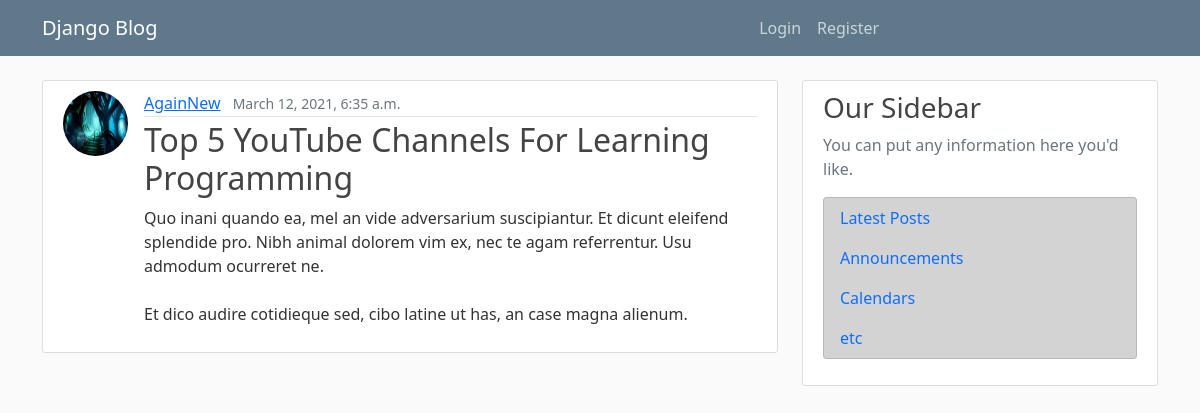
The page /post/29/ on the database its author committed.
### blog/models.py (models this page shows, shortened)
class Post(models.Model):
    title = models.CharField(max_length=100)
    content = models.TextField() # unrestricted text.. many lines
    date_posted = models.DateTimeField(default=timezone.now) # auto_now=True  auto_now_add=True
    author = models.ForeignKey(User, on_delete=models.CASCADE) # author jei post gula create korse ..

### users/models.py (models this page shows, shortened)
class Profile(models.Model):
    user = models.OneToOneField(User, on_delete=models.CASCADE) # , null=True, blank=True
    image = models.ImageField(default='default.jpg', upload_to='profile_pics')#

### blog/views.py (the view)
# urls.py: path('post/<int:pk>/', PostDetailView.as_view(), name='post-detail'),
class PostDetailView(DetailView):
    model = Post

### blog/templates/blog/post_detail.html (shortened to what this page needs)
{% extends "blog/base.html" %}
{% block content %}
    <article class="media content-section">
        <img class="rounded-circle article-img" src="{{ object.author.profile.image.url }}" alt="A problem arise in blog/templates/blog/home.html">
    <div class="media-body">
        <div class="article-metadata">
            <a class="mr-2" href="{% url 'user-posts' object.author.username %}">{{ object.author }}</a>
            <small class="text-muted">{{ object.date_posted }}</small>
        </div>
        <h2 class="article-title" >{{ object.title }}</h2>
        <p class="article-content">{{ object.content }}</p>
    </div>
    </article>
{% endblock content %}

### blog/static/blog/main.css (style rules this page uses)
body { background: #fafafa; color: #333333; margin-top: 5rem; }
h1, h2, h3, h4, h5, h6 { color: #444444; }
.content-section { background: #ffffff; padding: 10px 20px; border: 1px solid #dddddd; border-radius: 3px; margin-bottom: 20px; }
.article-title { color: #444444; }
.article-content { white-space: pre-line; }
.article-img { height: 65px; width: 65px; margin-right: 16px; }
.article-metadata { padding-bottom: 1px; margin-bottom: 4px; border-bottom: 1px solid #e3e3e3 }

### rows shown on the page
Post: author.profile.image (picture), author "AgainNew", date_posted "March 12, 2021, 6:35 a.m.", title "Top 5 YouTube Channels For Learning Programming", content "Quo inani quando ea, mel an vide adversarium suscipiantur. Et dicunt eleifend splendide pro. Nibh animal dolorem vim ex, nec te agam referrentur. Usu admodum ocurreret ne. Et dico audire cotidieque sed, cibo latine ut has, an case magna alienum."
